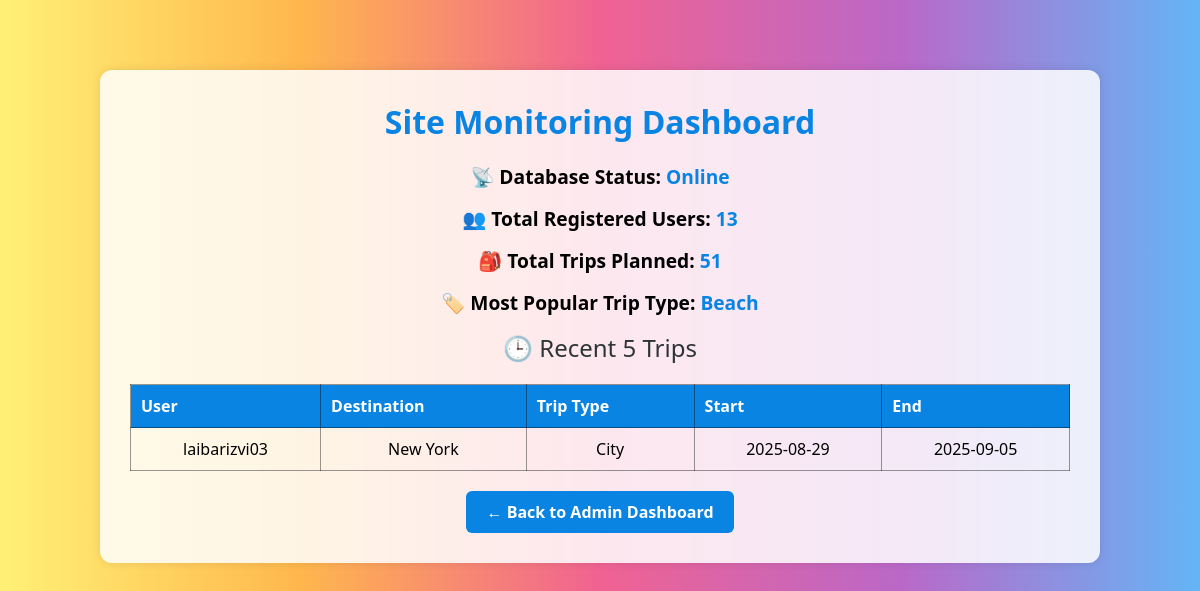
Page /admin_monitor.php (signed in) on the committed database.
### tables this page shows
CREATE TABLE `trips` (
  `id` int(11) NOT NULL,
  `destination` varchar(100) NOT NULL,
  `start_date` date NOT NULL,
  `end_date` date NOT NULL,
  `trip_type` varchar(50) NOT NULL,
  `user_id` int(11) DEFAULT NULL
);

CREATE TABLE `users` (
  `id` int(15) UNSIGNED NOT NULL,
  `username` varchar(50) NOT NULL,
  `email` varchar(100) NOT NULL,
  `password` varchar(200) NOT NULL,
  `is_admin` tinyint(5) UNSIGNED NOT NULL DEFAULT 0,
  `created_at` timestamp NOT NULL DEFAULT current_timestamp(),
  `is_active` tinyint(1) NOT NULL DEFAULT 1
);

### admin_monitor.php (the view, shortened to what this page needs)
<?php
include 'includes/db.php';
$userCount = $conn->query("SELECT COUNT(*) as total FROM users")->fetch_assoc()['total'];
$tripCount = $conn->query("SELECT COUNT(*) as total FROM trips")->fetch_assoc()['total'];
$typeResult = $conn->query("SELECT trip_type, COUNT(*) as count FROM trips GROUP BY trip_type ORDER BY count DESC LIMIT 1");
$commonType = $typeResult->num_rows > 0 ? $typeResult->fetch_assoc()['trip_type'] : 'N/A';
$recentTrips = $conn->query("SELECT trips.*, users.username FROM trips JOIN users ON trips.user_id = users.id ORDER BY trips.id DESC LIMIT 5");
$databaseStatus = ($conn->ping()) ? "Online" : "Offline";
?>
<!DOCTYPE html>
<html lang="en">
<head>
  <link rel="stylesheet" href="assets/css/style.css">
</head>
<body>
  <div class="container">
    <h1>Site Monitoring Dashboard</h1>
    <div class="stat">📡 <strong>Database Status:</strong> <span class="<?= $databaseStatus === 'Online' ? 'status' : 'offline' ?>"><?= $databaseStatus ?></span></div>
    <div class="stat">👥 <strong>Total Registered Users:</strong> <span><?= $userCount ?></span></div>
    <div class="stat">🎒 <strong>Total Trips Planned:</strong> <span><?= $tripCount ?></span></div>
    <div class="stat">🏷️ <strong>Most Popular Trip Type:</strong> <span><?= $commonType ?></span></div>
    <h2>🕒 Recent 5 Trips</h2>
    <div class="table-responsive">
      <table>
        <tr>
          <th>User</th>
          <th>Destination</th>
          <th>Trip Type</th>
          <th>Start</th>
          <th>End</th>
        </tr>
        <?php while ($trip = $recentTrips->fetch_assoc()): ?>
          <tr>
            <td><?= htmlspecialchars($trip['username']) ?></td>
            <td><?= htmlspecialchars($trip['destination']) ?></td>
            <td><?= htmlspecialchars($trip['trip_type']) ?></td>
            <td><?= htmlspecialchars($trip['start_date']) ?></td>
            <td><?= htmlspecialchars($trip['end_date']) ?></td>
          </tr>
        <?php endwhile; ?>
      </table>
    </div>
    <a href="admin.php" class="back-btn">← Back to Admin Dashboard</a>
  </div>
</body>
</html>

### assets/css/style.css (style rules this page uses)
* { margin: 0; padding: 0; box-sizing: border-box; }
body { font-family: 'Segoe UI', sans-serif; background: linear-gradient(to bottom right, #d4f1f9, #fceabb, #ffdde1); background-attachment: fixed; color: #34495e; padding: 30px; min-height: 100vh; }
.container { max-width: 700px; margin: auto; background: #ffffff; border-radius: 15px; padding: 30px; box-shadow: 0 8px 20px rgba(0, 0, 0, 0.1); text-align: center; }
h1 { color: #2d98da; margin-bottom: 20px; }
h2 { margin-bottom: 10px; font-weight: normal; color: #666; }
a { display: inline-block; margin-top: 10px; color: #2d98da; text-decoration: none; }

### rows in the picture
trips: user.username "laibarizvi03", destination "New York", trip_type "City", start_date "2025-08-29", end_date "2025-09-05"

### other values in the picture
$databaseStatus "Online"
$userCount "13"
$tripCount "51"
$commonType "Beach"
